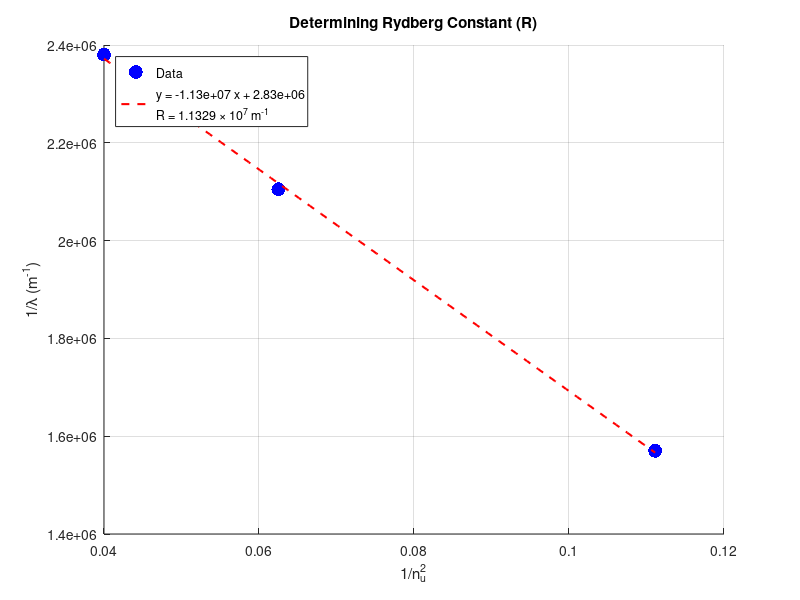

The MATLAB script that drew this image:
% Data
n_u = [3, 4, 5];                % Upper energy levels
lambda_nm = [636.840710772154, 475.0611310711, 420.108324232174]; % Wavelengths (nm)
lambda_m = lambda_nm * 1e-9;    % Convert to meters

% Linearized variables
x = 1 ./ (n_u.^2);              % x = 1/n_u^2
y = 1 ./ lambda_m;              % y = 1/λ

% Plot data points
scatter(x, y, 100, 'filled', 'MarkerFaceColor', 'b');
hold on;

% Linear fit (y = mx + b)
fit_coeff = polyfit(x, y, 1);   % fit_coeff(1) = slope (m), fit_coeff(2) = intercept (b)
R_exp = -fit_coeff(1);          % Slope = -R

% Best-fit line
x_fit = linspace(min(x), max(x), 100);
y_fit = polyval(fit_coeff, x_fit);
plot(x_fit, y_fit, 'r--', 'LineWidth', 1.5);

% Format equation for legend
equation = sprintf('y = %.3g x + %.3g\nR = %.4f × 10^7 m^{-1}', fit_coeff(1), fit_coeff(2), R_exp/1e7);

% Labels and legend
xlabel('1/n_u^2');
ylabel('1/\lambda (m^{-1})');
title('Determining Rydberg Constant (R)');
legend('Data', equation, 'Location', 'northwest');
grid on;
hold off;

% Compare to theoretical R
R_theory = 11289126.7509994;    %This value is taken from the excel spreadsheet.
error = abs(R_exp - R_theory) / R_theory * 100;
fprintf('Experimental R: %.8f × 10^7 m^-1\n', R_exp/1e7);
fprintf('Theoretical R:  %.4f × 10^7 m^-1\n', R_theory/1e7);
fprintf('Error: %.2f%%\n', error);  
